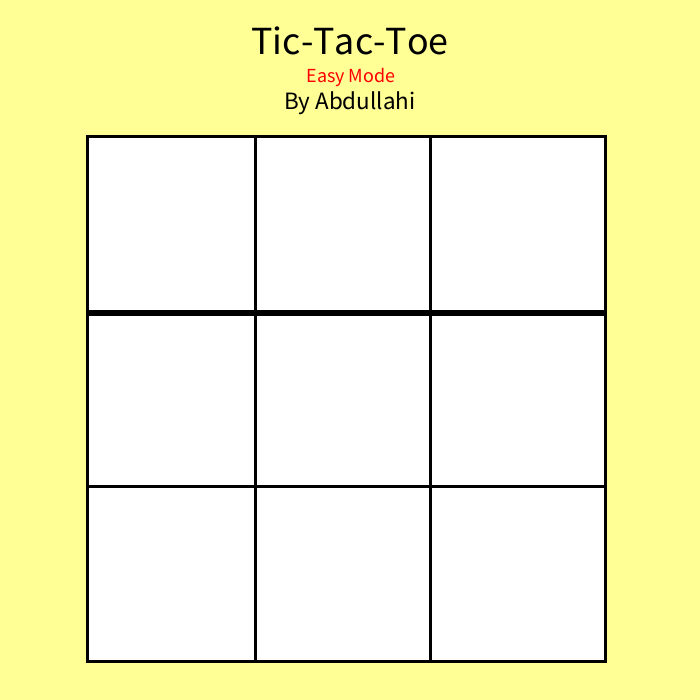
Frame 1 (no input)
Frame 60 (the mouse pressed at the canvas centre just before this capture): identical to frame 1, image omitted
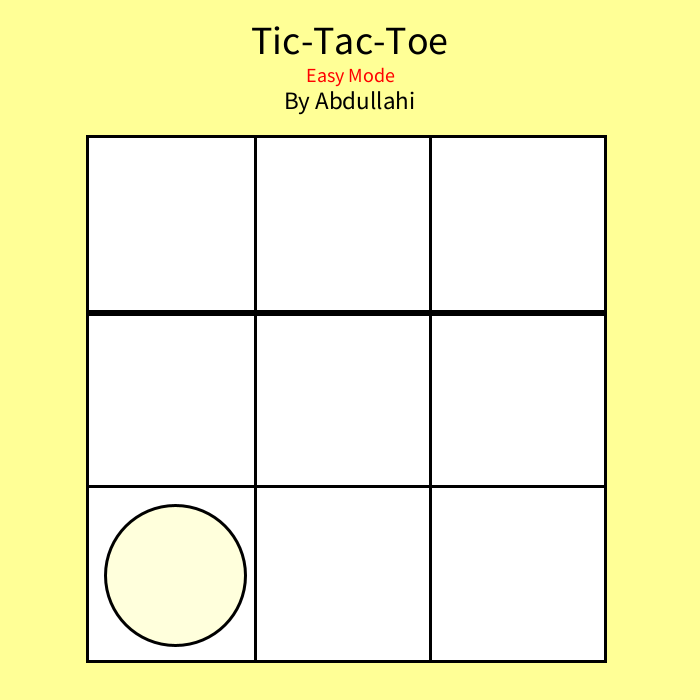
Frame 120 (the mouse held since frame 60 and released just before this capture)

The Processing sketch that drew these frames (run headless with seeded random() and noise(); from frame 60 on, the mouse is pressed at the canvas centre):

// Processing sketch: tictactoe
// ── tictactoe.pde
boolean crossTurn, aiTurn, mouseReleased, tied, aiTurnTimer, gameIsLive ;//use to control the program's flow goes true or false
int howmany; //Total count of crosses/circles
int time, finalTime, boxSize, fps = 12; //Delays AI
EachBox [] eachbox;
float c, radius; 

void setup() {
  size(700, 700);
  fps = 30;
  frameRate(fps);//Specifies the number of frames to be displayed every second
                  // I will figure out why it is 30 fps later.

  
  textAlign(CENTER, CENTER);//Sets the current alignment for drawing text to center
  ellipseMode(RADIUS);//Set the first two parameters of ellipse() as the shape's center point, but uses the third and fourth parameters to specify half of the shapes's width and height.
  strokeWeight(3);

  setup2();
}

void setup2 () {
  stroke(0);//color of stroke set to black
  //Reset the variables and check it everytime when game start
  gameIsLive = true;
  crossTurn = true;
  aiTurnTimer = false;
  aiTurn = false;
  tied = false;
  time = 0;//set the time to zero
  howmany = 0;//set the total count of crosses/circles to zero
  boxSize = round(min(width, height)/4);
  radius = boxSize/2.5;
  c = 0;

  //Clean up background
  background(444, 555, 150);
  eachbox = new EachBox[9];

  for (int i = 0; i < 9; i ++) {
    eachbox[i] = new EachBox(i);
    eachbox[i].drawBoard();
  }//index refers the number of boxes
  textAtTop();//a procedure lead to line 93
}

//Separate input/setup from what needs to be drawn constantly
void draw() {
  checkIfGameOver();
  
  //Delays AI's turn when it is Ai's turn
  if (aiTurnTimer && gameIsLive) {
    aiDelay();
  }

  //checkFrameRate();
}


void checkFrameRate() {
  noStroke();
  rectCreator(color(150, 225, 220), 100, 50, 80, 30);
  stroke(0);
  textCreator(15, color(0), "Lag: " + round(100-100*(frameRate)/fps) + " %", 100, 50);
}//check frame rate lag to make sure it work

void mousePressed() {

  
  mouseReleased = true;

  for (int i = 0; i < 9; i ++) {
    if (boxIsEmpty(i) && crossTurn && eachbox[i].isUserHoveringOverBox() && mouseReleased && gameIsLive) {
      eachbox[i].drawCross();//if the box is empty and the player plays,and game is live. leave a cross there
      mouseReleased = false;
    }
  }
}

void mouseReleased() {
  mouseReleased = false;//when mouse released, confirm the movenment player made
}

void textAtTop() {
  textCreator(40, color(0), "Tic-Tac-Toe", width/2, 40);
  textCreator(20, color(255, 0, 0), "Easy Mode", width/2, 75);
  textCreator(25, color(0), "By Abdullahi", width/2, 100);
}//Text Part

void textCreator(int ts, color c, String s, float x, float y) {
  textSize(ts);
  fill(c);
  text(s, x, y);
}

void rectCreator(color c, float x, float y, float w, float h) {
  fill(c);
  rect(x, y, w, h);
}//They use default values to textCreator/textCreator

void moveTo(int a) {
  eachbox[a].drawCircle();
  aiTurn = false;//Put a circle in this position
}

void startCorner() {
  int r = round(random(3));//Random a float number between 0-3(includ decimal), then round it to an interger(0 and 3 are 1/6, 1 and 2 are 1/3)
  int a = 0;//set the variable to 0
  if (r == 0) a = 0;
  else if (r == 1) a = 2;
  else if (r == 2) a = 6;
  else a = 8;// when r =3, a= 8
  //When player start at center,randomly decides a corner to start from, and put a circle in that position.
  eachbox[a].drawCircle();
  aiTurn = false;
}

void aiFirstMove() {
  if (K1(4)) startCorner();
  else moveTo(6);
   //Take the center if player didnt make their first move on it (K1 represent the player's first move)
}

void aiMoves() {
   //Attack movies corresponding  to the player's action (Only Run Once When AI have chance to make threaten)
  if (K2(1, 2, 0)) moveTo(0);

  //random
  //Set 4 when the player take their first two step at corner take random action
  else if (K1(2) && K1(6)) randomAction(); //2, 6
  else if (K1(0) && K1(8)) randomAction(); //0, 8

  //If no threat or attacking opportunity, play in random position
  else while (true) {
    int i = round(random(8));
    if (boxIsEmpty(i) && i != 1) {
      moveTo(i);//work same with line 115. But here it could be any random number between 0-8 but 1(figure why is 1 later)
      break;//end the execution of while
    }
  }
}

void randomAction() {
  //It randomly puts you in CORRECT positions
  while (true) {
    int i = round(random(1, 4))*2 - 1;//possibilities: 1, 3, 5, 7
    //These are four same probability actions which connect the front code(Start at line 215) 
    if (boxIsEmpty(i)) {
      moveTo(i);
      break;
    }
  }
}

void checkHowMany () {
  //If all the boxes are filled up, we have tied
  if (howmany == 9) tied = true;
}



//Create the game over menu
void gameOver(String message) {
  gameIsLive = false;// create variable message which represent the result of game 
  if (c < 200) c += 120/(fps+1);//float c = Game over menu's color and delay increment (add 120/(30+1) everytime until reach 200)
  stroke(0, c);
  rectCreator(color(444, 555, 150), width/2, height/2 + 50, width-100, 200);
  textCreator(round(95*min(width, height)/800), color(0), message, width/2, height/2);//message should only be lose or tied if the code working
  rect(width*3/6, height/2 + 100, 100, 50);
  textCreator(round(25*min(width, height)/800), color(444, 555, 150), "RESTART", width*3/6, height/2+100);

  stroke(0);
  if (overRect(width*3/6, height/2+100, 100, 50) && mouseReleased) {
    mouseReleased = false;
    //when player click restart, reset all variables and clear background
    setup();

  }//when player click save, auto save the  screenshot of this particular game to folder
}

void switchTurns() {
  //Player's turn

  howmany ++; 
  if (howmany % 2 == 1 && gameIsLive) {
    crossTurn = false;
    aiTurnTimer = true;
  }//because player always play first so every time when howmany % 2 == 1 it will be player's turn
}

void aiDelay() {
  //Delay the AI's move to let player hae time to make move
  finalTime = (int)frameRate;
  if (time < finalTime) time++;//increase time by 1 which is AI's delay time
  //When the time comes, play it once
  else {
    aiTurnTimer = false;
    aiTurn = true;

    if (howmany == 1) aiFirstMove();//when how many =1, it's player's move
    else aiMoves();

    time = 0;//set time back to zero
    
    aiTurn = false;
    crossTurn = true;//cross turn = player turn
  }
}

//Check if user's mouse is hovering over a rectangle (boolean is use to check the value true or not)
boolean overRect(float x, float y, float w, float h) {
  return (mouseX >= x-w/2 && mouseX <= x+w/2 && mouseY >= y-h/2 && mouseY <= y+h/2);
}//represent: x-cordinate, y-cordinate, width, height

//Check if a box is empty
boolean boxIsEmpty(int a) {
  return (!eachbox[a].crossed && !eachbox[a].circled);
}//used to indicate the value to return from a function

//Check if a box is full
boolean boxFull(int a) {
  return (eachbox[a].crossed || eachbox[a].circled);
}

//Check if a circle occupies the box
boolean K4(int a) {
  return (eachbox[a].circled);
}

//Check if a cross occupies the box
boolean K1(int a) { //K1
  return (eachbox[a].crossed);
}

//Check if the computer won
boolean Op(int a, int b, int c) {
  if (K4(a) && K4(b) && K4(c)) {
    drawLines(a, c);
    return true;
  } else return false;
}//xp represent player's move and op represent AI

//Check if the user miraculously wins
boolean Xp(int a, int b, int c) {
  if (K1(a) && K1(b) && K1(c)) {
    drawLines(a, c); //Draw a line to show the winning positions
    return true;
  } else return false;
}

boolean K2(int a, int b, int c) { //check circle position
  return (K4(a) && K4(b) && boxIsEmpty(c));
}
boolean K3(int a, int b, int c) { //check circle position
  return (K1(a) && K1(b) && boxIsEmpty(c));
}

void drawLines(int a, int c) {
  line(eachbox[a].x, eachbox[a].y, eachbox[c].x, eachbox[c].y);
}//the function for draw lines

boolean circleWins() {
  if (Op(0, 1, 2)) return true;
  else if (Op(3, 4, 5)) return true;
  else if (Op(6, 7, 8)) return true;
  else if (Op(0, 3, 6)) return true;
  else if (Op(1, 4, 7)) return true;
  else if (Op(2, 5, 8)) return true;
  else if (Op(0, 4, 8)) return true;
  else if (Op(2, 4, 6)) return true;
  else return false;
}

boolean crossWins() {
  if (Xp(0, 1, 2)) return true;
  else if (Xp(3, 4, 5)) return true;
  else if (Xp(6, 7, 8)) return true;
  else if (Xp(0, 3, 6)) return true;
  else if (Xp(1, 4, 7)) return true;
  else if (Xp(2, 5, 8)) return true;
  else if (Xp(0, 4, 8)) return true;
  else if (Xp(2, 4, 6)) return true;
  else return false;
}
//Above codes are all the postive pattern of win
class EachBox {
  int n; //number of this box
  int x, y; //position of box
  boolean crossed, circled;
// represent all the function Eachbox do for the program
  EachBox(int num) {
    rectMode(CENTER);
    n = num;
    num ++;

    setBoxSize(num, round(num/3f - 0.6));
  }//num variable use to determine the exactly size of box. Dont know what 3f represent yet)

  void setBoxSize(int num, float a) {
    x = round(boxSize * (num-a*3));
    y = round(height/2+50 - boxSize + boxSize*a);
  }

  void drawBoard() {
   
//    rectCreator(color(255, 255, 220), x, y, boxSize, boxSize);
rect(width*1.25/5, height*1.6/5, width*1/4, height*2.5/10);//game board 1
  rect(width*2.45/5, height*1.6/5, width*1/4, height*2.5/10);//game board 2
  rect(width*3.7/5, height*1.6/5, width*1/4, height*2.5/10);//game board 3
  
  //column 2
  rect(width*1.25/5, height*2.87/5, width*1/4, height*2.5/10);//game board 4
  rect(width*2.45/5, height*2.87/5, width*1/4, height*2.5/10);//game board 5
  rect(width*3.7/5, height*2.87/5, width*1/4, height*2.5/10);//game board 6
  
  //column 3
    rect(width*1.25/5, height*4.1/5, width*1/4, height*2.5/10);//game board 7
    rect(width*2.45/5, height*4.1/5, width*1/4, height*2.5/10);//game board 8
    rect(width*3.7/5, height*4.1/5, width*1/4, height*2.5/10);//game board 9

  }
//determine the background and draw the board
  void drawCross() {
    crossed = true; //mark this box as a cross then switch turn to AI
    switchTurns();

    if (howmany == 9) tied = true;

    line(x-radius, y-radius, x+radius, y+radius);
    line(x-radius, y+radius, x+radius, y-radius);//cross code
  }

  void drawCircle() {
    circled = true; //mark this box as a circle and draw one there
    switchTurns();

    if (howmany == 9) tied = true;
    fill(255, 255, 220);
    ellipse(x, y, radius, radius);//circle code
  }

  boolean isUserHoveringOverBox() {
    return overRect(x, y, boxSize, boxSize);
  }
}
void checkIfGameOver() {
  if (circleWins()) {
    gameOver("YOU LOSE");
  } else if (crossWins()) {
    gameOver("YOU WIN");
  } else if (tied) {
    gameOver("TIED");
  } //connect the String message (line 259)
}
